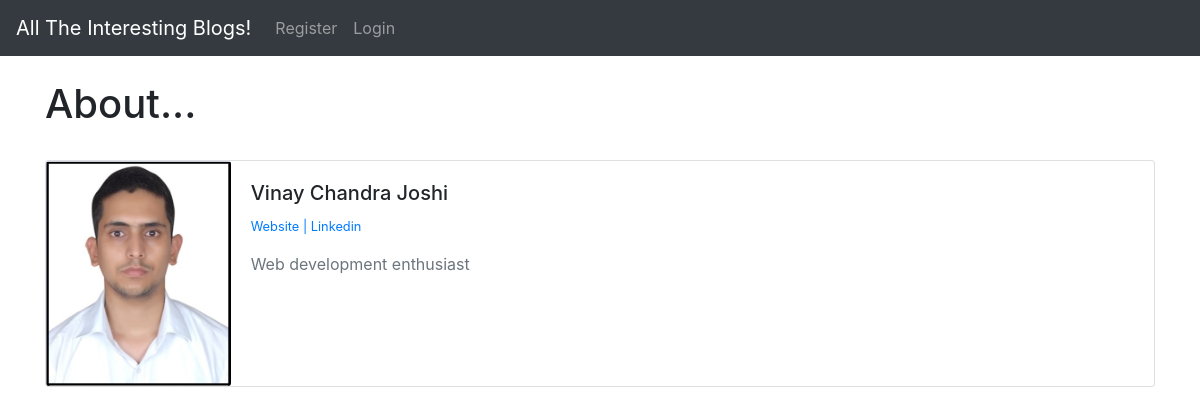
Page /home/profile/1 on the committed database.
### blogApi/models.py (models this page shows, shortened)
class Profile(models.Model):
    user = models.OneToOneField(User, null=True, on_delete=models.CASCADE)
    bio = models.TextField()
    profile_pic = models.ImageField(null=True, blank=True, upload_to='images/profile')
    portfolio_url = models.CharField(max_length=255, null=True, blank=True)
    linkedin_url = models.CharField(max_length=255, null=True, blank=True)

### blogApi/views.py (the view)
# urls.py: path('profile/<int:pk>', authorProfileView, name='author_profile'),
def authorProfileView(request, pk):
    profileObj = get_object_or_404(Profile, id=pk)
    context = {}
    context['profile_obj'] = profileObj
    return render(request, 'author_profile.html', context)

### blogApi/context_processors.py (called while the page is built)
def blog_Api_Context_Processor(request):
    context = {}
    ur = '/home/'
    if request.path.endswith(ur) or request.path.startswith(ur+'updatePost/')  :
        querySet = Category.objects.all()
        categories = [obj.name for obj in querySet]
        context['categ'] = categories
    return context

### blogApi/templates/author_profile.html
{% extends 'base.html' %}
{% load static %}
{% block content %}
<h1>About...</h1>
<br>
<div class="card mb-3" >
  <div class="row no-gutters">
    <div class="col-md-2">
      {% if profile_obj.profile_pic %}
        <img src="{{profile_obj.profile_pic.url}}" class="card-img">
      {% else %}
        <img src="{% static 'theBlog/Images/default_profile_pic.PNG' %}" class="card-img">
      {% endif %}
    </div>
    <div class="col-md-10">
      <div class="card-body">
        <h5 class="card-title">
            {{ profile_obj.user.first_name }}
            {{ profile_obj.user.last_name }}
        </h5>
        <p class="small text-muted">
            {% if profile_obj.portfolio_url %}
            <a href="{{profile_obj.portfolio_url}}">Website |</a>
            {% endif %}
            {% if profile_obj.linkedin_url %}
            <a href="{{profile_obj.linkedin_url}}">Linkedin </a>
            {% endif %}
        </p>
        <p class="card-text text-muted">{{profile_obj.bio}}</p>
      </div>
    </div>
  </div>
</div>
{% endblock %}

### rows in the picture
Profile: profile_pic (picture), user.first_name "Vinay Chandra", user.last_name "Joshi", bio "Web development enthusiast"
